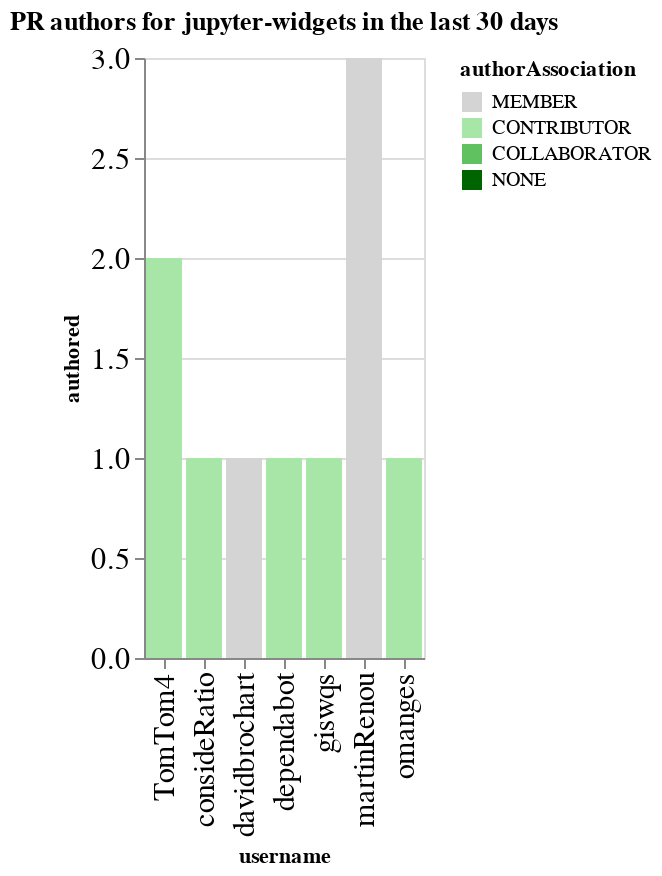

Here is the notebook cell this chart was saved with:
### Code cell
charts = []
title = f"PR authors for {github_org} in the last {n_days} days"
this_data = merged_by_repo.replace(np.nan, 0).groupby('username', as_index=False).agg({'authored': 'sum', 'authorAssociation': 'first'})
this_data = this_data.sort_values('authored', ascending=False)
ch = alt.Chart(data=this_data, title=title).mark_bar().encode(
    x='username',
    y='authored',
    color=alt.Color('authorAssociation', scale=alt.Scale(domain=author_types, range=author_colors))
)
ch

### Figure 1 — Vega-Lite specification as saved in the notebook (floating-point values rounded to 4 significant figures)
{"config": {"axisLeft": {"labelFontSize": 15}, "axisBottom": {"labelFontSize": 15}}, "data": {"name": "data-241be69c3fb548db9083464f5ed1d9bb"}, "mark": "bar", "encoding": {"color": {"type": "nominal", "field": "authorAssociation", "scale": {"domain": ["MEMBER", "CONTRIBUTOR", "COLLABORATOR", "NONE"], "range": ["rgb(211.82745098039214, 211.82745098039214, 211.82745098039214)", "rgb(166.98562091503268, 229.89803921568628, 166.98562091503268)", "rgb(96.37647058823529, 192.75294117647059, 96.37647058823529)", "rgb(0.0, 100.3921568627451, 0.0)"]}}, "x": {"type": "nominal", "field": "username"}, "y": {"type": "quantitative", "field": "authored"}}, "title": "PR authors for jupyter-widgets in the last 30 days", "$schema": "https://vega.github.io/schema/vega-lite/v4.0.2.json", "datasets": {"data-241be69c3fb548db9083464f5ed1d9bb": [{"username": "martinRenou", "authored": 3, "authorAssociation": "MEMBER"}, {"username": "TomTom4", "authored": 2, "authorAssociation": "CONTRIBUTOR"}, {"username": "consideRatio", "authored": 1, "authorAssociation": "CONTRIBUTOR"}, {"username": "davidbrochart", "authored": 1, "authorAssociation": "MEMBER"}, {"username": "dependabot", "authored": 1, "authorAssociation": "CONTRIBUTOR"}, {"username": "giswqs", "authored": 1, "authorAssociation": "CONTRIBUTOR"}, {"username": "omanges", "authored": 1, "authorAssociation": "CONTRIBUTOR"}]}}
